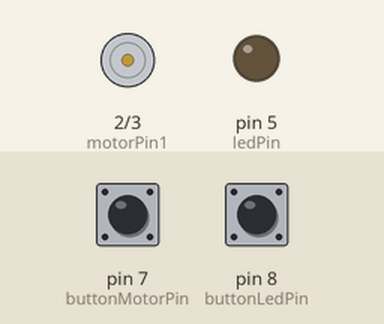
Simulated run of this sketch. Board: Arduino Uno, built with avr-gcc and run on an emulated ATmega328P. Shown: motor-driver pin pairs drawn as motors (green arrow = first pin HIGH = forward, orange = second pin HIGH = backward, longer = more drive, scaled by the enable pin), output pins drawn as LEDs (lit = HIGH). Inputs (shaded band) come from the test bench; at power-on: pin 7 (buttonMotorPin) HIGH, pin 8 (buttonLedPin) HIGH.

Above: at 1.2 s.
1.3 s: pin 7 (buttonMotorPin) pulled LOW for 0.15 s
At 2.7 s:
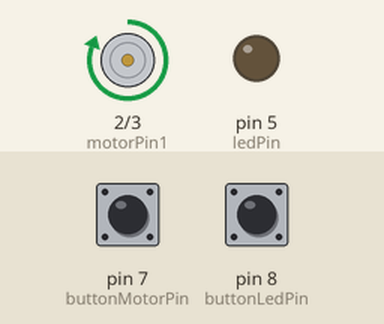
3.0 s: pin 8 (buttonLedPin) pulled LOW for 0.15 s
At 4.2 s:
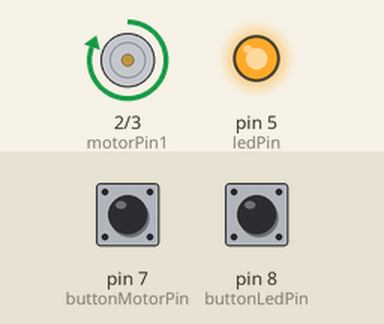
4.7 s: pin 7 (buttonMotorPin) pulled LOW for 1 s
At 6.1 s:
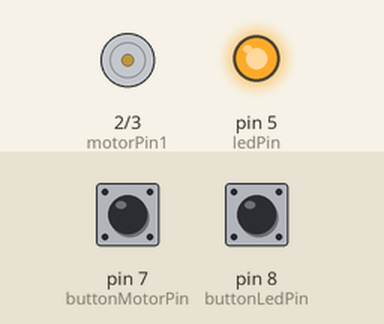
7.2 s: pin 7 (buttonMotorPin) pulled LOW for 3.2 s
At 10.9 s:
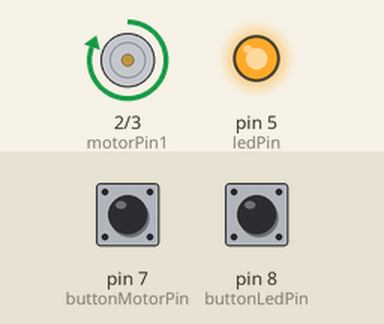
11.9 s: pin 8 (buttonLedPin) pulled LOW for 1 s
At 14.0 s:
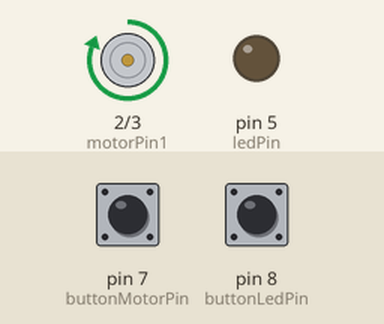
Timing chart, 0 to 15.4 s (numbered marks = the images above; inputs shaded):
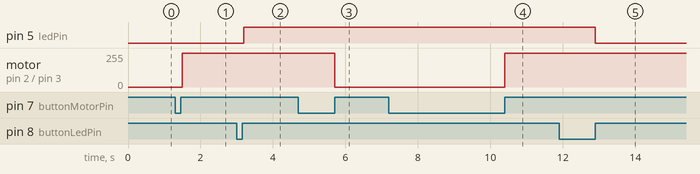

Measured:
- after the input at 1.3 s, motor on pin 2 (motorPin1) / pin 3 (motorPin2): stopped → forward 255/255 after 0.20 s
- after the input at 3.0 s, pin 5 (ledPin): LOW → HIGH after 0.20 s
- after the input at 4.7 s, motor on pin 2 (motorPin1) / pin 3 (motorPin2): forward 255/255 → stopped after 1.0 s
- after the input at 7.2 s, motor on pin 2 (motorPin1) / pin 3 (motorPin2): stopped → forward 255/255 after 3.2 s
- after the input at 11.9 s, pin 5 (ledPin): HIGH → LOW after 1.0 s

The sketch:

button_push_mode.ino
```cpp
// Define motor control pins
int enablePin = 9;    // PWM pin to control the motor speed
int motorPin1 = 2;    // Motor control pin 1
int motorPin2 = 3;    // Motor control pin 2

// Define LED control pin
int ledPin = 5;       // PWM pin to control the LED

// Define button pins
int buttonMotorPin = 7;    // Button to control motor
int buttonLedPin = 8;      // Button to control LED

// Variables to hold the state of the buttons
int buttonMotorState = 0;
int buttonLedState = 0;

// Variables to hold the motor and LED status
bool motorOn = false;
bool ledOn = false;

void setup() {
  // Set motor control pins as outputs
  pinMode(enablePin, OUTPUT);
  pinMode(motorPin1, OUTPUT);
  pinMode(motorPin2, OUTPUT);

  // Set LED control pin as output
  pinMode(ledPin, OUTPUT);

  // Set button pins as inputs
  pinMode(buttonMotorPin, INPUT_PULLUP);
  pinMode(buttonLedPin, INPUT_PULLUP);
}

void loop() {
  // Read the state of the buttons
  buttonMotorState = digitalRead(buttonMotorPin);
  buttonLedState = digitalRead(buttonLedPin);

  // If the motor button is pressed, toggle the motor state
  if (buttonMotorState == LOW) {
    motorOn = !motorOn;
    delay(200); // Debounce delay
    while (digitalRead(buttonMotorPin) == LOW); // Wait for button release
  }

  // Control the motor based on motor state
  if (motorOn) {
    digitalWrite(motorPin1, HIGH);
    digitalWrite(motorPin2, LOW);
    analogWrite(enablePin, 255); // Full speed
  } else {
    digitalWrite(motorPin1, LOW);
    digitalWrite(motorPin2, LOW);
    analogWrite(enablePin, 0); // Motor off
  }

  // If the LED button is pressed, toggle the LED state
  if (buttonLedState == LOW) {
    ledOn = !ledOn;
    delay(200); // Debounce delay
    while (digitalRead(buttonLedPin) == LOW); // Wait for button release
  }

  // Control the LED based on LED state
  if (ledOn) {
    analogWrite(ledPin, 255); // Full brightness
  } else {
    analogWrite(ledPin, 0); // LED off
  }
}
```
